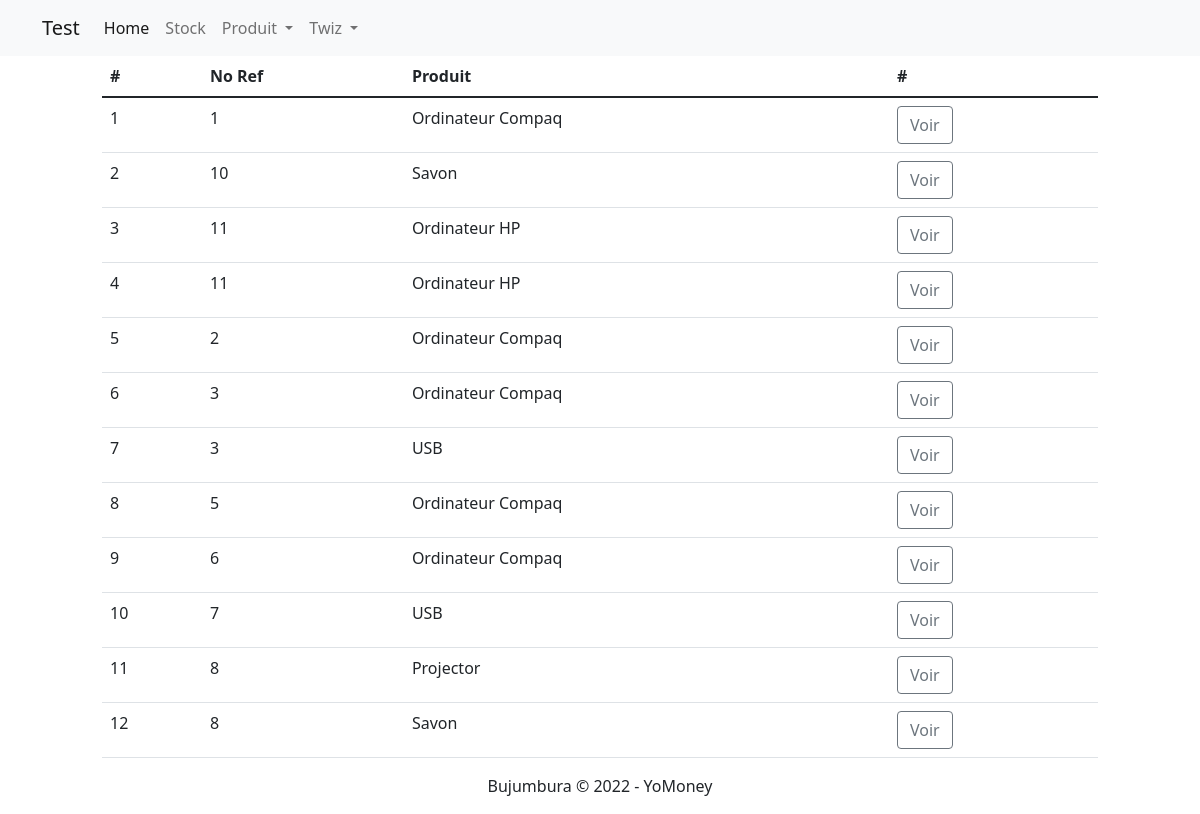
Page /orderList/ (signed in) on the earlier database version.
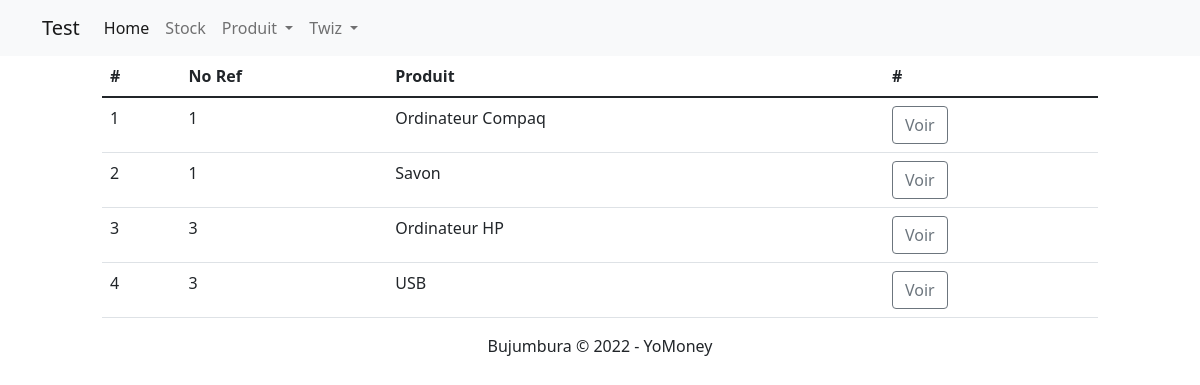
Same page on the later database version.
### Base/models.py (models this page shows, shortened)
class OrdersNo(models.Model):
    user = models.ForeignKey(User, on_delete=models.CASCADE)
    no = models.CharField(null=True, blank=True, max_length=50)
    quantity = models.CharField(null=True, blank=True, max_length=50)
    price = models.CharField(null=True, blank=True, max_length=50)
    client = models.ForeignKey(ClientProfile, verbose_name="Client name", on_delete=models.CASCADE)
    name = models.ForeignKey(Products, verbose_name="Product name", on_delete=models.CASCADE)
    class Meta:
        ordering = ['no']

class Products(models.Model):
    user = models.ForeignKey(User, on_delete=models.CASCADE)
    name = models.CharField(null=True, blank=True, max_length=50)
    quantity = models.IntegerField(null=True, blank=True)
    price = models.IntegerField(null=True, blank=True)
    class Meta:
        ordering = ['name']
    def __str__(self):
        return f"{self.name}"

### Base/views.py (the view)
# urls.py: path('orderList/', views.orderList, name='orderList'),
@login_required
def orderList(request):
    header_title = "Liste des ventes"
    myOrder = OrdersNo.objects.all().order_by('no')
    return render(request, "orderlist.html", locals())

### Base/templates/orderlist.html (shortened to what this page needs)
{% extends "base.html" %}
{% load static %}
{% block content %}
<div class="row">
  <div class="col-1 col-sm-1 col-xm-12"></div>
  <div class="col-10 col-sm-10 col-xm-12">
	<form method="POST" action=".">
		<table class="table">
		  <thead>
		    <tr>
			    <th scope="col">#</th>
			    <th scope="col">No Ref</th>
			    <th scope="col">Produit</th>
			    <th scope="col">#</th>
		    </tr>
		  </thead>
		  <tbody>
		  {% for item in myOrder %}
		    <tr>
			    <td>{{ forloop.counter }}</td>
			    <td>{{ item.no }}</td>
			    <td>{{ item.name }}</td>
			    <td><a class="btn btn-outline-secondary" href="{% url 'orderDetail' item.id item.name.id %}">Voir</a></td>
		    </tr>
		  {% endfor %}
		  </tbody>
		</table>
	</form>
  </div>
  <div class="col-1 col-sm-1 col-xm-12"></div>
</div>
{% endblock %}

### Base/templates/base.html (shortened to what this page needs)
<!doctype html>
{% load static %}
<html lang="en">
<head>
	<link rel="stylesheet" href="{% static '../static/css/bootstrap.min.css' %}">
    <link rel="stylesheet" href="{% static '../static/js/bootstrap.min.js' %}">
</head>
<body>
    {% block header %}
    <nav class="navbar navbar-expand-lg navbar-light bg-light">
      <div class="container">
        <a class="navbar-brand" href="{% url 'index' %}">Test</a>
        <div class="collapse navbar-collapse" id="navbarSupportedContent">
          <ul class="navbar-nav me-auto mb-2 mb-lg-0">
            <li class="nav-item">
              <a class="nav-link active" aria-current="page" href="{% url 'index' %}">Home</a>
            </li>
            {% if request.user.is_authenticated %}
				<li class="nav-item">
					<a class="nav-link" href="{% url 'list' %}">Stock</a>
				</li>
				<li class="nav-item dropdown">
				  <a class="nav-link dropdown-toggle" href="#" id="navbarDropdown1" role="button" data-bs-toggle="dropdown" aria-expanded="false">
				    Produit
				  </a>
				</li>
				<li class="nav-item dropdown">
				  <a class="nav-link dropdown-toggle" href="#" id="navbarDropdown" role="button" data-bs-toggle="dropdown" aria-expanded="false">
				    {{ request.user }}
				  </a>
				</li>
            {% endif %}
          </ul>
        </div>
      </div>
    </nav>
    {% endblock %}
    {% block content %}
    {% endblock %}
	<footer class="container text-center">
	  <p>Bujumbura &copy 2022 - YoMoney</p>
	</footer>
</body>
</html>

Differences in the rows shown:
removed OrdersNo: no "10", name "Savon"
removed OrdersNo: no "11", name "Ordinateur HP"
removed OrdersNo: no "11", name "Ordinateur HP"
removed OrdersNo: no "2", name "Ordinateur Compaq"
removed OrdersNo: no "3", name "Ordinateur Compaq"
removed OrdersNo: no "5", name "Ordinateur Compaq"
removed OrdersNo: no "6", name "Ordinateur Compaq"
removed OrdersNo: no "7", name "USB"
removed OrdersNo: no "8", name "Projector"
removed OrdersNo: no "8", name "Savon"
added OrdersNo: no "1", name "Savon"
added OrdersNo: no "3", name "Ordinateur HP"
